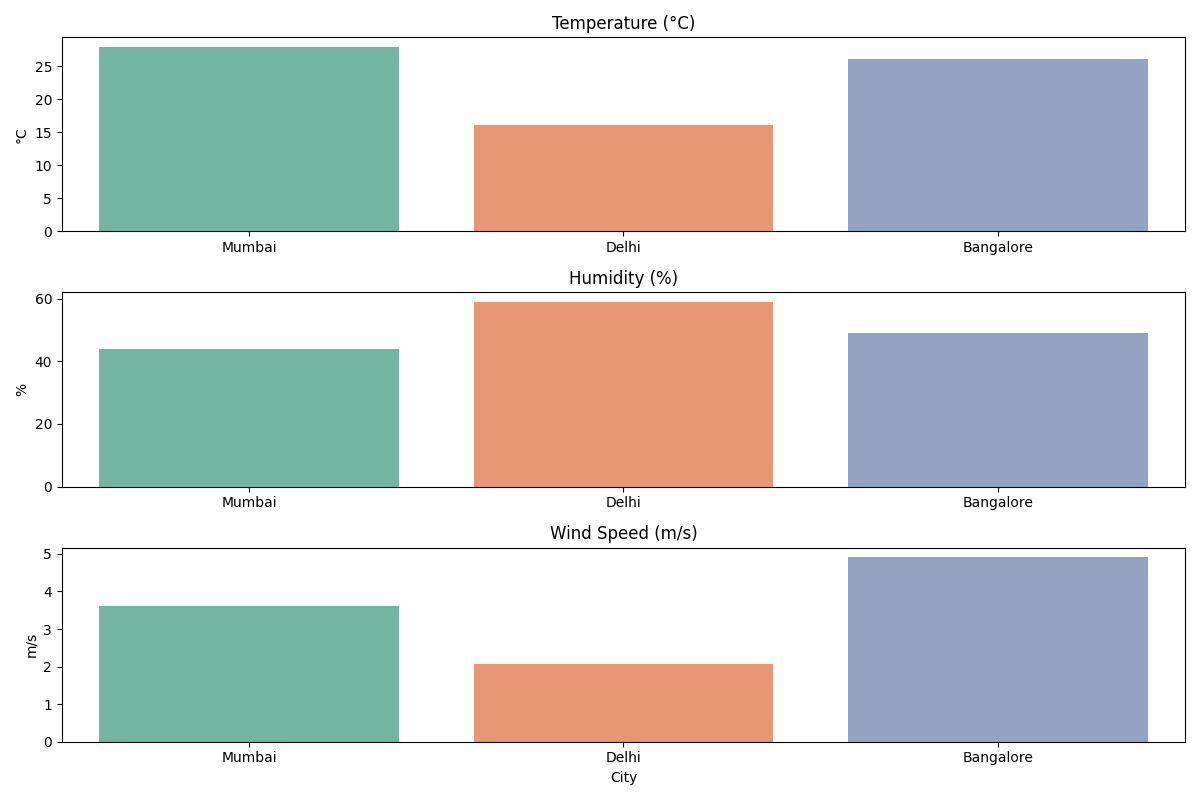

This figure's Python source:
import matplotlib
matplotlib.use("Agg")  # Non-GUI backend (fixes Tcl/Tk issue)

import pandas as pd
import matplotlib.pyplot as plt
import seaborn as sns
import os

DATA_PATH = "data/processed/weather_clean.csv"
df = pd.read_csv(DATA_PATH)

OUTPUT_DIR = "outputs/plots"
os.makedirs(OUTPUT_DIR, exist_ok=True)

plt.figure(figsize=(12, 8))

plt.subplot(3, 1, 1)
sns.barplot(
    x="city",
    y="temperature_c",
    hue="city",
    data=df,
    palette="Set2",
    legend=False
)
plt.title("Temperature (°C)")
plt.ylabel("°C")
plt.xlabel("")

plt.subplot(3, 1, 2)
sns.barplot(
    x="city",
    y="humidity",
    hue="city",
    data=df,
    palette="Set2",
    legend=False
)
plt.title("Humidity (%)")
plt.ylabel("%")
plt.xlabel("")

plt.subplot(3, 1, 3)
sns.barplot(
    x="city",
    y="wind_speed",
    hue="city",
    data=df,
    palette="Set2",
    legend=False
)
plt.title("Wind Speed (m/s)")
plt.ylabel("m/s")
plt.xlabel("City")

plt.tight_layout()
plt.savefig(f"{OUTPUT_DIR}/weather_dashboard.png")
plt.close()

print("Weather dashboard created successfully!")
